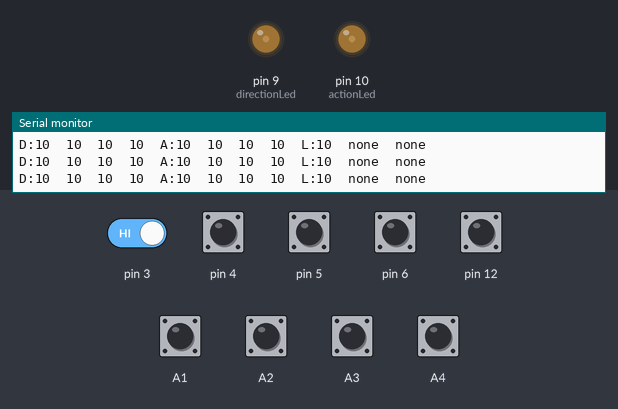
This sketch was run on a simulated Arduino Uno, built with avr-gcc and run on an emulated ATmega328P. On the bench: output pins drawn as LEDs (lit = HIGH), the last lines printed to the serial monitor. The test bench sets the inputs (shaded band); at power-on: A1–4, pin 3–6, pin 12 HIGH.

Above: at 1.6 s.
1.7 s: pin 12 pulled LOW for 0.5 s
At 2.0 s:
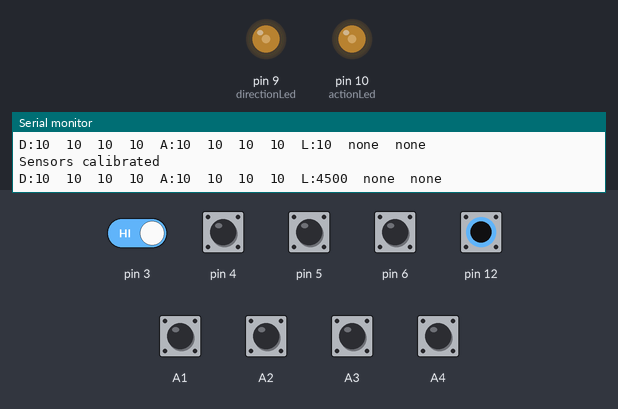
4.1 s: pin 3 driven LOW and pin 12 driven LOW
At 5.3 s:
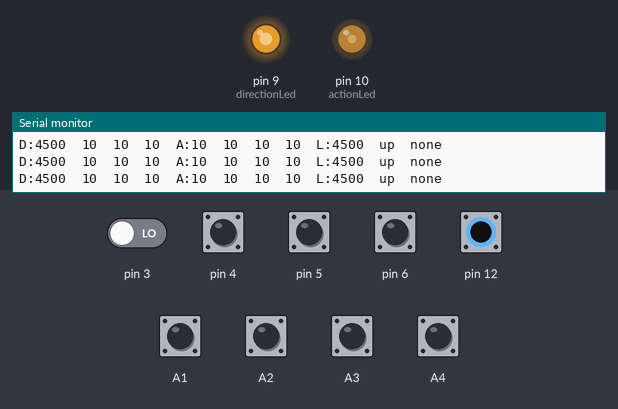
5.8 s: A1 pulled LOW for 0.5 s
At 6.24 s:
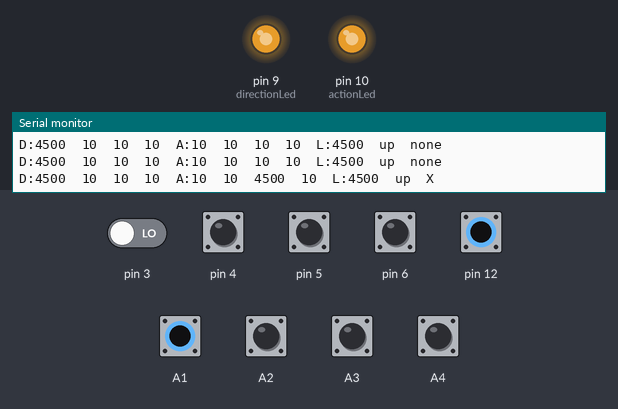
7.9 s: pin 12 driven HIGH
At 9.2 s:
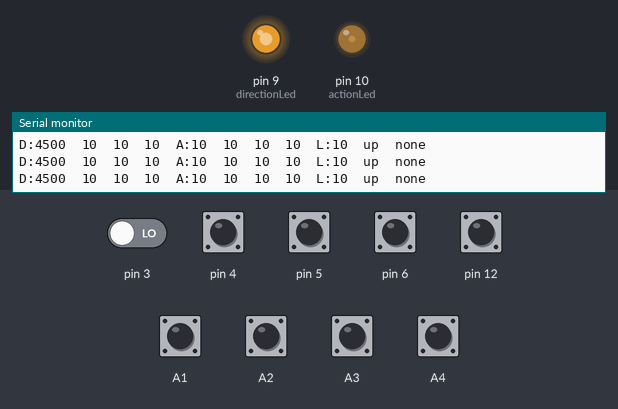
9.6 s: pin 12 driven LOW
At 11.0 s:
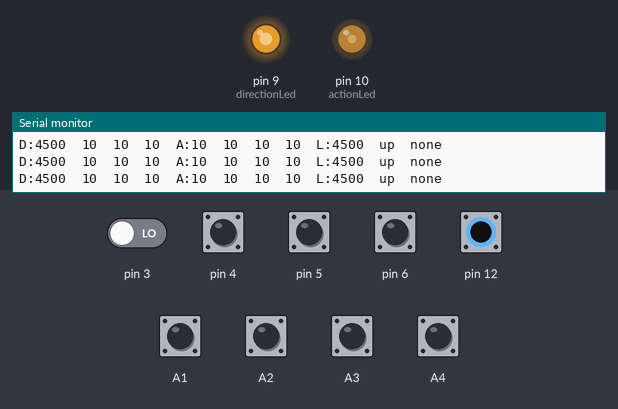
Timing chart, 0 to 12.6 s (numbered marks = the images above; inputs shaded):
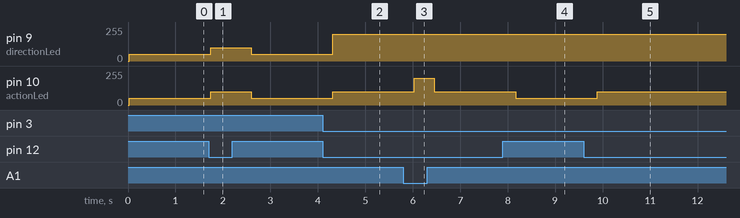

The sketch:

cgc.ino
```cpp
#include <CapacitiveSensor.h>

/*
 * Capacitive Touch Game Controller (prototype)
 * Dylan Dophemont 2014
 * ------------------------------------------------------------
 * This work is licensed under the Creative Commons Attribution
 * 4.0 International License. To view a copy of this license,
 * visit http://creativecommons.org/licenses/by/4.0/.
 * ------------------------------------------------------------
 */

// Serial SERIAL_OUTPUT modes
int NO_SERIAL_OUTPUT = 0; // Prints no data
int SENSOR_DATA = 1; // Prints only the sensor data
int BUTTON_PRESS = 2; // Prints only the button presses/values

/*
 * ---------------------- CONFIG - begin ----------------------
 */

// Sensor trigger values
// Determines when a sensor is triggered
long triggerDirectional = 30;
long triggerAction = 30;
long triggerTouchBody = 100;

// Set the serial SERIAL_OUTPUT mode here
int SERIAL_OUTPUT = SENSOR_DATA;

// These values determine how bright the leds will be (min 0, max 255)
int LED_CONTROLLER_ACTIVE = 50;
int LED_CONTROLLER_BEING_HELD = 100;
int LED_CONTROLLER_ACTION = 200;

/*
 * ---------------------- CONFIG - end ----------------------
 */

// Left touch pad
CapacitiveSensor sensUp = CapacitiveSensor(2,3);
CapacitiveSensor sensRight = CapacitiveSensor(2,4);
CapacitiveSensor sensDown = CapacitiveSensor(2,5);
CapacitiveSensor sensLeft = CapacitiveSensor(2,6);

// Right touch pad
CapacitiveSensor sensY = CapacitiveSensor(A0,A3);
CapacitiveSensor sensB = CapacitiveSensor(A0,A4);
CapacitiveSensor sensA = CapacitiveSensor(A0,A2);
CapacitiveSensor sensX = CapacitiveSensor(A0,A1);

// Senses if someone holds the controller
CapacitiveSensor sensTouchBody = CapacitiveSensor(11,12);

// Directional pad state
String UP = "up";
String DOWN = "down";
String LEFT = "left";
String RIGHT = "right";
String NO_DIRECTION = "none";

String direction = NO_DIRECTION;

// Action pad state
String A = "A";
String B = "B";
String X = "X";
String Y = "Y";
String NO_ACTION = "none";

String action = NO_ACTION;

bool bodyIsTouched = false;
bool isCalibrated = false;

int directionLed = 9;
int actionLed = 10;

void setup() {
  Serial.begin(9600); // Open serial connection
  pinMode(directionLed, OUTPUT);
  pinMode(actionLed, OUTPUT);
}


void loop() {
//    long start = millis();

    // The measured capacitance of each sensor
    long cUp = sensUp.capacitiveSensor(30);
    long cRight = sensRight.capacitiveSensor(30);
    long cDown = sensDown.capacitiveSensor(30);
    long cLeft = sensLeft.capacitiveSensor(30);

    long cA = sensA.capacitiveSensor(30);
    long cB = sensB.capacitiveSensor(30);
    long cX = sensX.capacitiveSensor(30);
    long cY = sensY.capacitiveSensor(30);

    long cTouchBody = sensTouchBody.capacitiveSensor(30);

    // Calibrate the touchpad its sensors when the player holds the controller
    if (cTouchBody > triggerTouchBody) {
      bodyIsTouched = true;
      calibrate();
    } else {
      isCalibrated = false;
      bodyIsTouched = false;
    }

    if (isCalibrated) {
      // Determine direction
      if (cUp > triggerDirectional) {
        direction = UP;
      } else if (cDown > triggerDirectional) {
        direction = DOWN;
      }

      if (cRight > triggerDirectional) {
        direction = RIGHT;
      } else if (cLeft > triggerDirectional) {
        direction = LEFT;
      }

      if (cUp < triggerDirectional && cDown < triggerDirectional && cLeft < triggerDirectional && cRight < triggerDirectional) direction = NO_DIRECTION;

      // Determine action
      if (cA < triggerAction && cB < triggerAction && cX < triggerAction && cY < triggerAction) {
        action = NO_ACTION;
      } else {
        if (cA > triggerAction) {
          action = A;
        }
        if (cB > triggerAction) {
          action = B;
        }
        if (cX > triggerAction) {
          action = X;
        }
        if (cY > triggerAction) {
          action = Y;
        }
      }
    }

    // Set the indicator leds
    if (bodyIsTouched && action == NO_ACTION) {
      analogWrite(actionLed, LED_CONTROLLER_BEING_HELD);
    } else {
      analogWrite(actionLed, LED_CONTROLLER_ACTIVE);
    }

    if (bodyIsTouched && direction == NO_DIRECTION) {
      analogWrite(directionLed, LED_CONTROLLER_BEING_HELD);
    } else {
      analogWrite(directionLed, LED_CONTROLLER_ACTIVE);
    }

    if (direction != NO_DIRECTION) {
      analogWrite(directionLed, LED_CONTROLLER_ACTION);
    }

    if (action != NO_ACTION) {
      analogWrite(actionLed, LED_CONTROLLER_ACTION);
    }

    // Print the serial data
    if (SERIAL_OUTPUT == SENSOR_DATA) {
//      Serial.print(millis() - start);        // check on performance in milliseconds
      Serial.print("D:");
      Serial.print(cUp);
      Serial.print("\t");
      Serial.print(cDown);
      Serial.print("\t");
      Serial.print(cLeft);
      Serial.print("\t");
      Serial.print(cRight);
      Serial.print("\t");
      Serial.print("A:");
      Serial.print(cA);
      Serial.print("\t");
      Serial.print(cB);
      Serial.print("\t");
      Serial.print(cX);
      Serial.print("\t");
      Serial.print(cY);
      Serial.print("\t");
      Serial.print("L:");
      Serial.print(cTouchBody);
      Serial.print("\t");
//    }
//
//    if (SERIAL_OUTPUT == BUTTON_PRESS) {
      Serial.print(direction);
      Serial.print("\t");
      Serial.println(action);
    }

    delay(400); // arbitrary delay to limit data to serial port
}

// Calibrate touch pads
void calibrate() {
  if (!isCalibrated) {
    sensUp.reset_CS_AutoCal();
    sensDown.reset_CS_AutoCal();
    sensLeft.reset_CS_AutoCal();
    sensRight.reset_CS_AutoCal();

    sensA.reset_CS_AutoCal();
    sensB.reset_CS_AutoCal();
    sensX.reset_CS_AutoCal();
    sensY.reset_CS_AutoCal();

    Serial.println("Sensors calibrated");

    isCalibrated = true;
  }
}
```

Measured:
- after the input at 1.7 s, pin 9 (directionLed), pin 10 (actionLed): 50/255 → 100/255 at once, → 50/255 0.86 s later
- after the input at 4.1 s, pin 9 (directionLed): 50/255 → 200/255 after 0.21 s; pin 10 (actionLed): 50/255 → 100/255 after 0.21 s
- after the input at 5.8 s, pin 10 (actionLed): 100/255 → 200/255 after 0.23 s, → 100/255 0.43 s later
- after the input at 7.9 s, pin 10 (actionLed): 100/255 → 50/255 after 0.27 s
- after the input at 9.6 s, pin 10 (actionLed): 50/255 → 100/255 after 0.29 s
